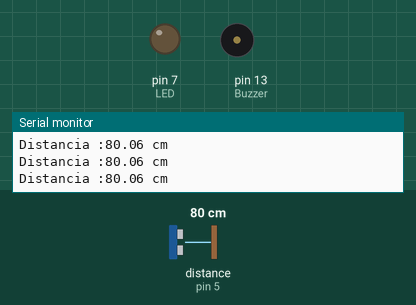
Simulated run of this sketch. Board: Arduino Uno, built with avr-gcc and run on an emulated ATmega328P. Parts: output pins drawn as LEDs (lit = HIGH), buzzer (waves = sounding), the last lines printed to the serial monitor. Wiring (inferred from the names in the program): ultrasonic range finder: trigger pin 4; echo pin 5. The test bench sets the inputs (shaded band); at power-on: distance to the obstacle (sensor on pin 5) 80 cm. The echo pulse lasts 58.3 µs per cm; pins used as bus, display or sensor lines are not drawn.

Above: at 1.2 s.
1.3 s: distance to the obstacle (sensor on pin 5) set to 33 cm
2.8 s: distance to the obstacle (sensor on pin 5) set to 27 cm
At 4.1 s:
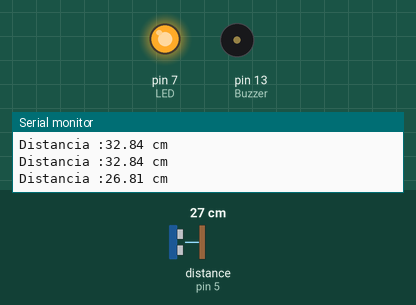
At 5.7 s:
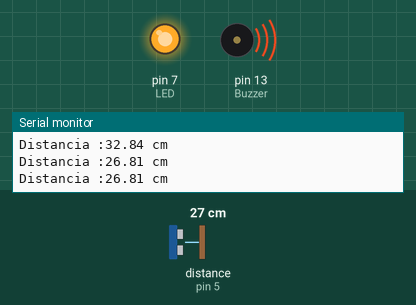
Timing chart, 0 to 7.2 s (numbered marks = the images above; inputs shaded):
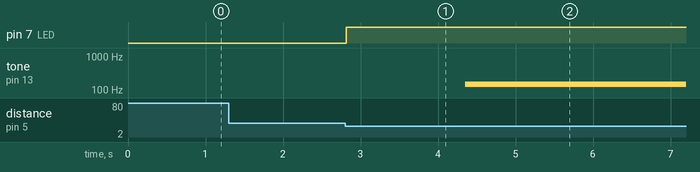

The sketch:

01_Sensor_Ultrassonico_LED.ino
```cpp
/*
 *  Nome: Guilherme Fabiano Terra da Silva
 *  Utilização de sensor ultrassônico + LED
 *
 */

int trigger = 4;
int echo = 5;
int LED = 7;
int Buzzer = 13;

int tempo = 100;
int frequencia = 150;

float distancia;
float duracao;
float velocidade = 0.0172316; // cm/s

void setup()
{
  pinMode(trigger, OUTPUT);
  pinMode(LED, OUTPUT);
  pinMode(echo, INPUT);
  pinMode(Buzzer, OUTPUT);

  digitalWrite(Buzzer,LOW);
  digitalWrite(LED, LOW);

  Serial.begin(9600);
}

void loop()
{
  digitalWrite(trigger, 0);
  delayMicroseconds(5);
  digitalWrite(trigger, 1);
  delayMicroseconds(10);
  digitalWrite(trigger, 0);

  duracao = pulseIn(echo,1);

  distancia = duracao * velocidade;

  Serial.print("Distancia :");
  Serial.print(distancia);
  Serial.println(" cm");

  if(distancia < 30){

    digitalWrite(LED, HIGH);
    digitalWrite(Buzzer,HIGH);
    som();

  }else{

    digitalWrite(LED, LOW);
    digitalWrite(Buzzer,LOW);

  }

  delay(100);
}

void som(){

   for(frequencia = 150; frequencia <= 900; frequencia++){

    tone(Buzzer, frequencia, tempo);
    delay(1);

  }

  for(frequencia = 900; frequencia >= 150; frequencia--){

    tone(Buzzer, frequencia, tempo);
    delay(1);

  }

}
```

Measured:
- the behaviour switches between 31 and 30 cm on distance to the obstacle (sensor on pin 5) (found by bisection; images 0 and 1)
- after the input at 2.8 s, pin 7 (LED): LOW → HIGH at once; tone on pin 13 (Buzzer): silent → 150 Hz after 1.6 s
